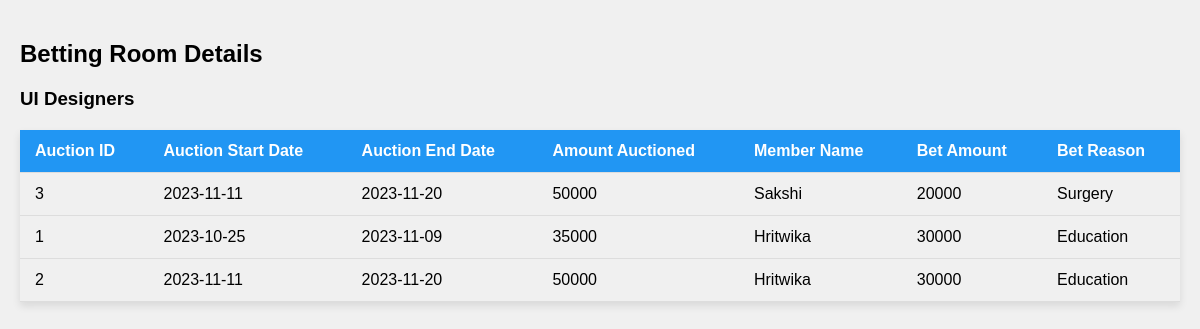
Page /bettingRooms.php on the earlier database version.
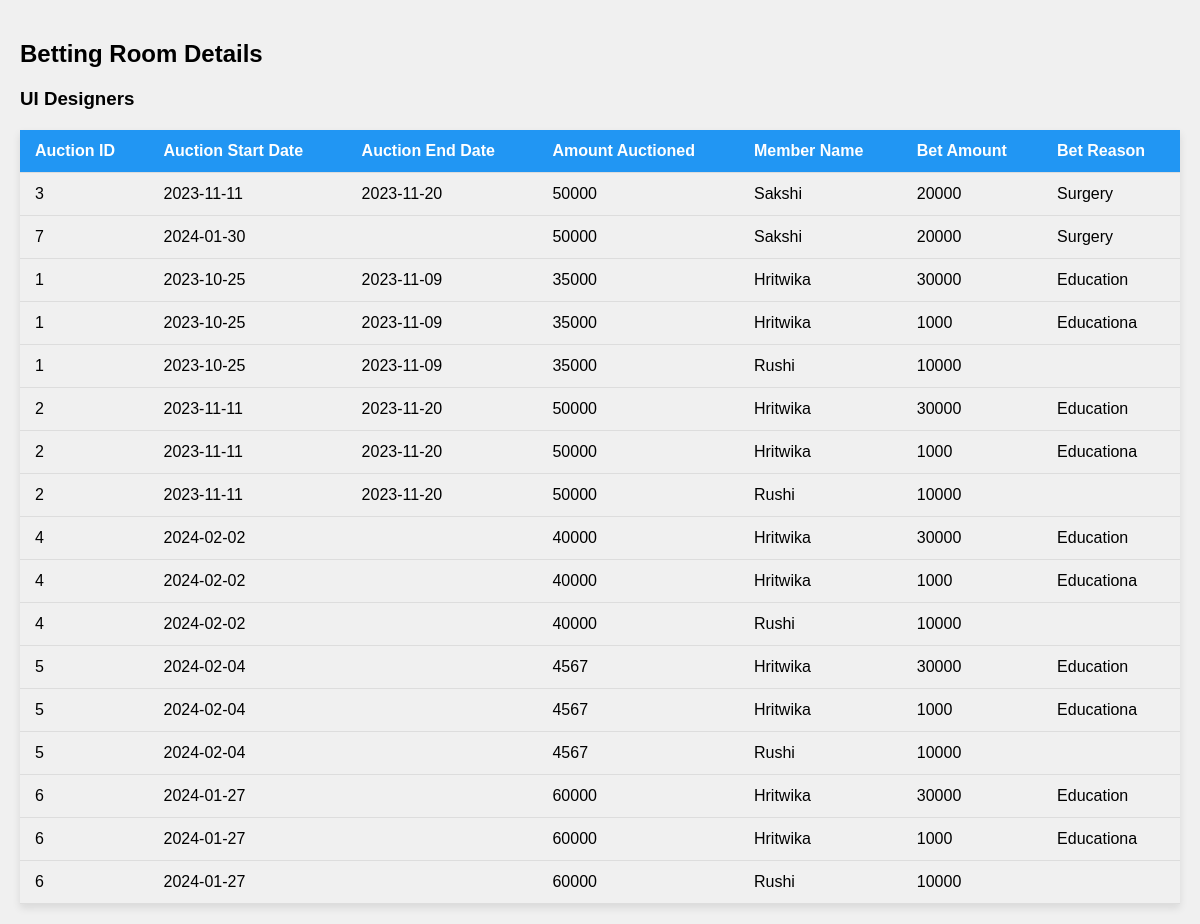
Same page on the later database version.
### tables this page shows
CREATE TABLE `tblgroup` (
  `GroupId` int(11) NOT NULL,
  `GroupName` varchar(50) DEFAULT NULL,
  `StartDate` date DEFAULT NULL,
  `Amount` int(11) DEFAULT NULL,
  `AgencyPercentage` decimal(5,2) DEFAULT NULL,
  `AgencyId` int(11) DEFAULT NULL
);

CREATE TABLE `tblauction` (
  `AuctionId` int(11) NOT NULL,
  `GroupId` int(11) DEFAULT NULL,
  `StartDate` date DEFAULT NULL,
  `EndDate` date DEFAULT NULL,
  `AmountAuctioned` int(11) DEFAULT NULL
);

CREATE TABLE `tbluser` (
  `UserId` int(11) NOT NULL,
  `UserName` varchar(50) NOT NULL,
  `Password` varchar(255) NOT NULL,
  `UserTypeId` int(11) DEFAULT NULL,
  `GroupId` int(11) DEFAULT NULL,
  `AgencyId` int(11) DEFAULT NULL
);

CREATE TABLE `tblbids` (
  `BidId` int(11) NOT NULL,
  `UserId` int(11) DEFAULT NULL,
  `RequestedAmount` int(11) DEFAULT NULL,
  `Reason` text DEFAULT NULL,
  `BidDate` timestamp NOT NULL DEFAULT current_timestamp()
);

### bettingRooms.php (the view, shortened to what this page needs)
<?php
include("php/config.php");
$query = "
    SELECT
        g.GroupId,
        g.GroupName,
        a.AuctionId,
        a.StartDate AS AuctionStartDate,
        a.EndDate AS AuctionEndDate,
        a.AmountAuctioned,
        u.UserName AS MemberName,
        b.RequestedAmount AS BetAmount,
        b.Reason AS BetReason
    FROM
        tblgroup g
    JOIN
        tbluser u ON g.GroupId = u.GroupId
    JOIN
        tblbids b ON u.UserId = b.UserId
    JOIN
        tblauction a ON g.GroupId = a.GroupId
    ORDER BY
        g.GroupId, a.AuctionId, u.UserId, b.BidId;
";
$result = mysqli_query($conn, $query);
?>
<!DOCTYPE html>
<html lang="en">
<head>
</head>
<body>
    <h2>Betting Room Details</h2>
    <?php
    if ($result && mysqli_num_rows($result) > 0) {
        $currentGroup = '';
        while ($row = mysqli_fetch_assoc($result)) {
            if ($currentGroup != $row['GroupName']) {
                echo "<h3>{$row['GroupName']}</h3>";
                $currentGroup = $row['GroupName'];
            }
            echo "<table>";
            echo "<tr>";
            echo "<th>Auction ID</th>";
            echo "<th>Auction Start Date</th>";
            echo "<th>Auction End Date</th>";
            echo "<th>Amount Auctioned</th>";
            echo "<th>Member Name</th>";
            echo "<th>Bet Amount</th>";
            echo "<th>Bet Reason</th>";
            echo "</tr>";
            do {
                echo "<tr>";
                echo "<td>{$row['AuctionId']}</td>";
                echo "<td>{$row['AuctionStartDate']}</td>";
                echo "<td>{$row['AuctionEndDate']}</td>";
                echo "<td>{$row['AmountAuctioned']}</td>";
                echo "<td>{$row['MemberName']}</td>";
                echo "<td>{$row['BetAmount']}</td>";
                echo "<td>{$row['BetReason']}</td>";
                echo "</tr>";
            } while ($row = mysqli_fetch_assoc($result));
            echo "</table>";
        }
    } else {
        echo "<p>No data found</p>";
    }
    ?>
</body>
</html>

### bettingRooms.php (style rules this page uses)
body { font-family: 'Arial', sans-serif; background-color: #f0f0f0; margin: 0; padding: 20px; }
table { width: 100%; border-collapse: collapse; margin-top: 20px; box-shadow: 0 4px 8px rgba(0, 0, 0, 0.1); }
th, td { padding: 12px 15px; text-align: left; border-bottom: 1px solid #ddd; }
th { background-color: #2196F3; color: white; }

Differences in the rows shown:
now on one of the page's lists (row unchanged): tblgroup: tblauction.AuctionId "7", tblauction.StartDate "2024-01-30", tblauction.AmountAuctioned "50000", tbluser.UserName "Sakshi", tblbids.RequestedAmount "20000", tblbids.Reason "Surgery"
now on one of the page's lists (row edited): tblgroup: tblauction.AuctionId "1", tblauction.StartDate "2023-10-25", tblauction.EndDate "2023-11-09", tblauction.AmountAuctioned "35000", tbluser.UserName "Rushi", tblbids.RequestedAmount "10000", tblauction.AuctionId "2", tblauction.StartDate "2023-11-11", tblauction.EndDate "2023-11-20", tblauction.AmountAuctioned "50000", tbluser.UserName "Hritwika", tblbids.RequestedAmount "30000", tblbids.Reason "Education", tblbids.RequestedAmount "1000", tblbids.Reason "Educationa", tblauction.AuctionId "4", tblauction.StartDate "2024-02-02", tblauction.AmountAuctioned "40000", tblauction.AuctionId "5", tblauction.StartDate "2024-02-04", tblauction.AmountAuctioned "4567", tblauction.AuctionId "6", tblauction.StartDate "2024-01-27", tblauction.AmountAuctioned "60000"
changed tblgroup "Hritwika": tblauction.AuctionId "2" → "1"; tblauction.StartDate "2023-11-11" → "2023-10-25"; tblauction.EndDate "2023-11-20" → "2023-11-09"; tblauction.AmountAuctioned "50000" → "35000"; tblbids.RequestedAmount "30000" → "1000"; tblbids.Reason "Education" → "Educationa"
